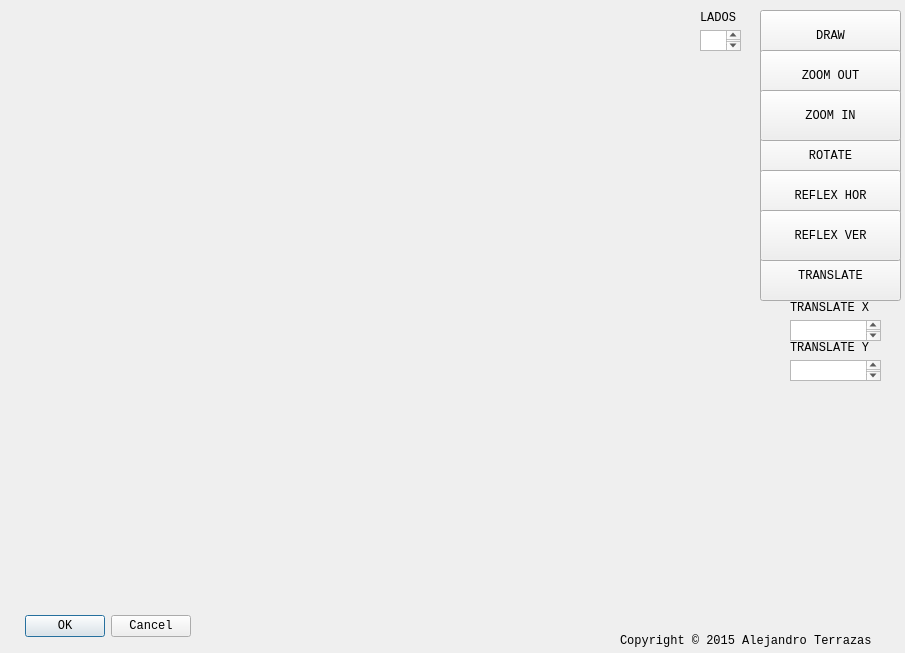
<?xml version="1.0" encoding="UTF-8"?>
<ui version="4.0">
 <class>poligono</class>
 <widget class="QDialog" name="poligono">
  <property name="geometry">
   <rect>
    <x>0</x>
    <y>0</y>
    <width>905</width>
    <height>653</height>
   </rect>
  </property>
  <property name="windowTitle">
   <string>Dialog</string>
  </property>
  <widget class="QDialogButtonBox" name="buttonBox">
   <property name="geometry">
    <rect>
     <x>-150</x>
     <y>610</y>
     <width>341</width>
     <height>32</height>
    </rect>
   </property>
   <property name="font">
    <font>
     <family>Courier New</family>
    </font>
   </property>
   <property name="orientation">
    <enum>Qt::Horizontal</enum>
   </property>
   <property name="standardButtons">
    <set>QDialogButtonBox::Cancel|QDialogButtonBox::Ok</set>
   </property>
  </widget>
  <widget class="QTextEdit" name="ladosPoliTxt">
   <property name="geometry">
    <rect>
     <x>700</x>
     <y>30</y>
     <width>41</width>
     <height>21</height>
    </rect>
   </property>
  </widget>
  <widget class="QLabel" name="label">
   <property name="geometry">
    <rect>
     <x>700</x>
     <y>10</y>
     <width>59</width>
     <height>16</height>
    </rect>
   </property>
   <property name="font">
    <font>
     <family>Courier New</family>
    </font>
   </property>
   <property name="text">
    <string>LADOS</string>
   </property>
  </widget>
  <widget class="QPushButton" name="pushButton">
   <property name="geometry">
    <rect>
     <x>760</x>
     <y>10</y>
     <width>141</width>
     <height>51</height>
    </rect>
   </property>
   <property name="font">
    <font>
     <family>Courier New</family>
    </font>
   </property>
   <property name="text">
    <string>DRAW</string>
   </property>
  </widget>
  <widget class="QPushButton" name="pushButton_2">
   <property name="geometry">
    <rect>
     <x>760</x>
     <y>130</y>
     <width>141</width>
     <height>51</height>
    </rect>
   </property>
   <property name="font">
    <font>
     <family>Courier New</family>
    </font>
   </property>
   <property name="text">
    <string>ROTATE</string>
   </property>
  </widget>
  <widget class="QPushButton" name="pushButton_3">
   <property name="geometry">
    <rect>
     <x>760</x>
     <y>50</y>
     <width>141</width>
     <height>51</height>
    </rect>
   </property>
   <property name="font">
    <font>
     <family>Courier New</family>
    </font>
   </property>
   <property name="text">
    <string>ZOOM OUT</string>
   </property>
  </widget>
  <widget class="QPushButton" name="pushButton_4">
   <property name="geometry">
    <rect>
     <x>760</x>
     <y>90</y>
     <width>141</width>
     <height>51</height>
    </rect>
   </property>
   <property name="font">
    <font>
     <family>Courier New</family>
    </font>
   </property>
   <property name="text">
    <string>ZOOM IN</string>
   </property>
  </widget>
  <widget class="QPushButton" name="pushButton_5">
   <property name="geometry">
    <rect>
     <x>760</x>
     <y>250</y>
     <width>141</width>
     <height>51</height>
    </rect>
   </property>
   <property name="font">
    <font>
     <family>Courier New</family>
    </font>
   </property>
   <property name="text">
    <string>TRANSLATE</string>
   </property>
  </widget>
  <widget class="QTextEdit" name="transX">
   <property name="geometry">
    <rect>
     <x>790</x>
     <y>320</y>
     <width>91</width>
     <height>21</height>
    </rect>
   </property>
  </widget>
  <widget class="QTextEdit" name="transY">
   <property name="geometry">
    <rect>
     <x>790</x>
     <y>360</y>
     <width>91</width>
     <height>21</height>
    </rect>
   </property>
  </widget>
  <widget class="QLabel" name="label_2">
   <property name="geometry">
    <rect>
     <x>790</x>
     <y>300</y>
     <width>91</width>
     <height>16</height>
    </rect>
   </property>
   <property name="font">
    <font>
     <family>Courier New</family>
    </font>
   </property>
   <property name="text">
    <string>TRANSLATE X</string>
   </property>
  </widget>
  <widget class="QLabel" name="label_3">
   <property name="geometry">
    <rect>
     <x>790</x>
     <y>340</y>
     <width>91</width>
     <height>16</height>
    </rect>
   </property>
   <property name="font">
    <font>
     <family>Courier New</family>
    </font>
   </property>
   <property name="text">
    <string>TRANSLATE Y</string>
   </property>
  </widget>
  <widget class="QPushButton" name="pushButton_6">
   <property name="geometry">
    <rect>
     <x>760</x>
     <y>170</y>
     <width>141</width>
     <height>51</height>
    </rect>
   </property>
   <property name="font">
    <font>
     <family>Courier New</family>
    </font>
   </property>
   <property name="text">
    <string>REFLEX HOR</string>
   </property>
  </widget>
  <widget class="QPushButton" name="pushButton_7">
   <property name="geometry">
    <rect>
     <x>760</x>
     <y>210</y>
     <width>141</width>
     <height>51</height>
    </rect>
   </property>
   <property name="font">
    <font>
     <family>Courier New</family>
    </font>
   </property>
   <property name="text">
    <string>REFLEX VER</string>
   </property>
  </widget>
  <widget class="QLabel" name="label_4">
   <property name="geometry">
    <rect>
     <x>620</x>
     <y>630</y>
     <width>281</width>
     <height>21</height>
    </rect>
   </property>
   <property name="font">
    <font>
     <family>Courier New</family>
    </font>
   </property>
   <property name="text">
    <string>Copyright © 2015 Alejandro Terrazas</string>
   </property>
  </widget>
 </widget>
 <resources/>
 <connections>
  <connection>
   <sender>buttonBox</sender>
   <signal>accepted()</signal>
   <receiver>poligono</receiver>
   <slot>accept()</slot>
   <hints>
    <hint type="sourcelabel">
     <x>248</x>
     <y>254</y>
    </hint>
    <hint type="destinationlabel">
     <x>157</x>
     <y>274</y>
    </hint>
   </hints>
  </connection>
  <connection>
   <sender>buttonBox</sender>
   <signal>rejected()</signal>
   <receiver>poligono</receiver>
   <slot>reject()</slot>
   <hints>
    <hint type="sourcelabel">
     <x>316</x>
     <y>260</y>
    </hint>
    <hint type="destinationlabel">
     <x>286</x>
     <y>274</y>
    </hint>
   </hints>
  </connection>
 </connections>
</ui>
